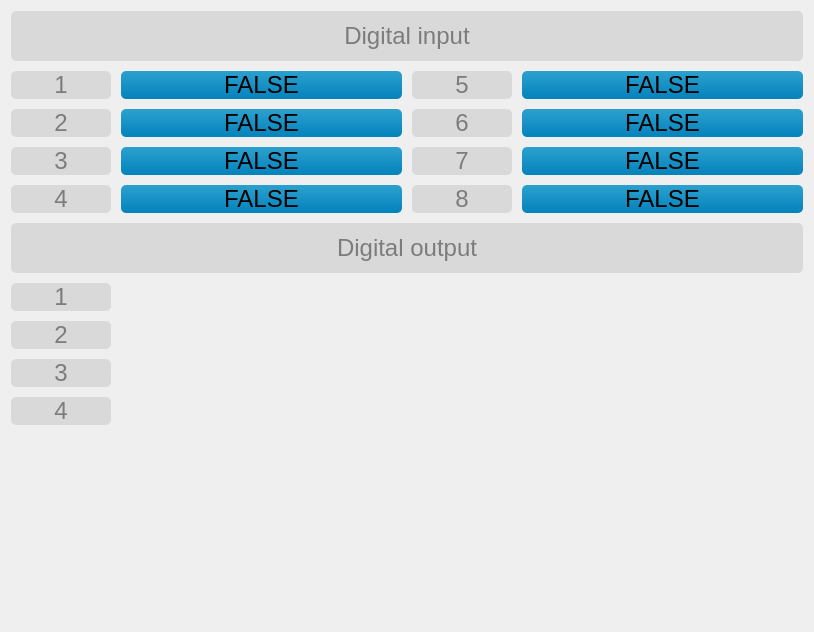
<?xml version="1.0" encoding="UTF-8"?>
<ui version="4.0">
 <class>widget_ui</class>
 <widget class="QWidget" name="widget_ui">
  <property name="geometry">
   <rect>
    <x>0</x>
    <y>0</y>
    <width>814</width>
    <height>632</height>
   </rect>
  </property>
  <property name="maximumSize">
   <size>
    <width>16777215</width>
    <height>16777214</height>
   </size>
  </property>
  <layout class="QGridLayout" name="gridLayout">
   <property name="spacing">
    <number>10</number>
   </property>
   <item row="10" column="0" colspan="4">
    <spacer name="verticalSpacer">
     <property name="orientation">
      <enum>Qt::Vertical</enum>
     </property>
     <property name="sizeHint" stdset="0">
      <size>
       <width>20</width>
       <height>40</height>
      </size>
     </property>
    </spacer>
   </item>
   <item row="4" column="3">
    <widget class="QLabel" name="digital_input8">
     <property name="minimumSize">
      <size>
       <width>150</width>
       <height>0</height>
      </size>
     </property>
     <property name="maximumSize">
      <size>
       <width>16777215</width>
       <height>60</height>
      </size>
     </property>
     <property name="styleSheet">
      <string notr="true">background-color:qlineargradient(x1: 0, y1: 0, x2: 0, y2: 1, stop: 0 #2ca1cf, stop: 1 #0482bb);
border: 2px #616763;
border-radius: 5px;
font-size: 18pt; 
font-weight:40; 
color: #000000;</string>
     </property>
     <property name="text">
      <string>FALSE</string>
     </property>
     <property name="alignment">
      <set>Qt::AlignCenter</set>
     </property>
    </widget>
   </item>
   <item row="3" column="3">
    <widget class="QLabel" name="digital_input7">
     <property name="minimumSize">
      <size>
       <width>150</width>
       <height>0</height>
      </size>
     </property>
     <property name="maximumSize">
      <size>
       <width>16777215</width>
       <height>60</height>
      </size>
     </property>
     <property name="styleSheet">
      <string notr="true">background-color:qlineargradient(x1: 0, y1: 0, x2: 0, y2: 1, stop: 0 #2ca1cf, stop: 1 #0482bb);
border: 2px #616763;
border-radius: 5px;
font-size: 18pt; 
font-weight:40; 
color: #000000;</string>
     </property>
     <property name="text">
      <string>FALSE</string>
     </property>
     <property name="alignment">
      <set>Qt::AlignCenter</set>
     </property>
    </widget>
   </item>
   <item row="1" column="0">
    <widget class="QLabel" name="label_8">
     <property name="minimumSize">
      <size>
       <width>100</width>
       <height>0</height>
      </size>
     </property>
     <property name="maximumSize">
      <size>
       <width>100</width>
       <height>16777215</height>
      </size>
     </property>
     <property name="styleSheet">
      <string notr="true">background-color:#d9d9d9;
border-radius: 5px;
font-size: 18pt; 
font-weight:40; 
color: #7c7c7c;</string>
     </property>
     <property name="text">
      <string>1</string>
     </property>
     <property name="alignment">
      <set>Qt::AlignCenter</set>
     </property>
     <property name="margin">
      <number>5</number>
     </property>
    </widget>
   </item>
   <item row="2" column="0">
    <widget class="QLabel" name="label_11">
     <property name="minimumSize">
      <size>
       <width>100</width>
       <height>0</height>
      </size>
     </property>
     <property name="maximumSize">
      <size>
       <width>100</width>
       <height>16777215</height>
      </size>
     </property>
     <property name="styleSheet">
      <string notr="true">background-color:#d9d9d9;
border-radius: 5px;
font-size: 18pt; 
font-weight:40; 
color: #7c7c7c;</string>
     </property>
     <property name="text">
      <string>2</string>
     </property>
     <property name="alignment">
      <set>Qt::AlignCenter</set>
     </property>
     <property name="margin">
      <number>5</number>
     </property>
    </widget>
   </item>
   <item row="2" column="3">
    <widget class="QLabel" name="digital_input6">
     <property name="minimumSize">
      <size>
       <width>150</width>
       <height>0</height>
      </size>
     </property>
     <property name="maximumSize">
      <size>
       <width>16777215</width>
       <height>60</height>
      </size>
     </property>
     <property name="styleSheet">
      <string notr="true">background-color:qlineargradient(x1: 0, y1: 0, x2: 0, y2: 1, stop: 0 #2ca1cf, stop: 1 #0482bb);
border: 2px #616763;
border-radius: 5px;
font-size: 18pt; 
font-weight:40; 
color: #000000;</string>
     </property>
     <property name="text">
      <string>FALSE</string>
     </property>
     <property name="alignment">
      <set>Qt::AlignCenter</set>
     </property>
    </widget>
   </item>
   <item row="5" column="0" colspan="4">
    <widget class="QLabel" name="tool_label_2">
     <property name="minimumSize">
      <size>
       <width>0</width>
       <height>50</height>
      </size>
     </property>
     <property name="maximumSize">
      <size>
       <width>16777215</width>
       <height>16777215</height>
      </size>
     </property>
     <property name="styleSheet">
      <string notr="true">background-color:#d9d9d9;
border-radius: 5px;
font-size: 18pt; 
font-weight:40; 
color: #7c7c7c;</string>
     </property>
     <property name="text">
      <string>Digital output</string>
     </property>
     <property name="textFormat">
      <enum>Qt::AutoText</enum>
     </property>
     <property name="alignment">
      <set>Qt::AlignCenter</set>
     </property>
    </widget>
   </item>
   <item row="3" column="2">
    <widget class="QLabel" name="label_16">
     <property name="minimumSize">
      <size>
       <width>100</width>
       <height>0</height>
      </size>
     </property>
     <property name="maximumSize">
      <size>
       <width>100</width>
       <height>16777215</height>
      </size>
     </property>
     <property name="styleSheet">
      <string notr="true">background-color:#d9d9d9;
border-radius: 5px;
font-size: 18pt; 
font-weight:40; 
color: #7c7c7c;</string>
     </property>
     <property name="text">
      <string>7</string>
     </property>
     <property name="alignment">
      <set>Qt::AlignCenter</set>
     </property>
     <property name="margin">
      <number>5</number>
     </property>
    </widget>
   </item>
   <item row="6" column="0">
    <widget class="QLabel" name="label_9">
     <property name="minimumSize">
      <size>
       <width>100</width>
       <height>0</height>
      </size>
     </property>
     <property name="maximumSize">
      <size>
       <width>100</width>
       <height>16777215</height>
      </size>
     </property>
     <property name="styleSheet">
      <string notr="true">background-color:#d9d9d9;
border-radius: 5px;
font-size: 18pt; 
font-weight:40; 
color: #7c7c7c;</string>
     </property>
     <property name="text">
      <string>1</string>
     </property>
     <property name="alignment">
      <set>Qt::AlignCenter</set>
     </property>
     <property name="margin">
      <number>5</number>
     </property>
    </widget>
   </item>
   <item row="1" column="1">
    <widget class="QLabel" name="digital_input1">
     <property name="sizePolicy">
      <sizepolicy hsizetype="Preferred" vsizetype="Preferred">
       <horstretch>0</horstretch>
       <verstretch>0</verstretch>
      </sizepolicy>
     </property>
     <property name="minimumSize">
      <size>
       <width>150</width>
       <height>0</height>
      </size>
     </property>
     <property name="maximumSize">
      <size>
       <width>16777215</width>
       <height>60</height>
      </size>
     </property>
     <property name="styleSheet">
      <string notr="true">background-color:qlineargradient(x1: 0, y1: 0, x2: 0, y2: 1, stop: 0 #2ca1cf, stop: 1 #0482bb);
border: 2px #616763;
border-radius: 5px;
font-size: 18pt; 
font-weight:40; 
color: #000000;</string>
     </property>
     <property name="text">
      <string>FALSE</string>
     </property>
     <property name="alignment">
      <set>Qt::AlignCenter</set>
     </property>
    </widget>
   </item>
   <item row="3" column="1">
    <widget class="QLabel" name="digital_input3">
     <property name="minimumSize">
      <size>
       <width>150</width>
       <height>0</height>
      </size>
     </property>
     <property name="maximumSize">
      <size>
       <width>16777215</width>
       <height>60</height>
      </size>
     </property>
     <property name="styleSheet">
      <string notr="true">background-color:qlineargradient(x1: 0, y1: 0, x2: 0, y2: 1, stop: 0 #2ca1cf, stop: 1 #0482bb);
border: 2px #616763;
border-radius: 5px;
font-size: 18pt; 
font-weight:40; 
color: #000000;</string>
     </property>
     <property name="text">
      <string>FALSE</string>
     </property>
     <property name="alignment">
      <set>Qt::AlignCenter</set>
     </property>
    </widget>
   </item>
   <item row="1" column="2">
    <widget class="QLabel" name="label_14">
     <property name="minimumSize">
      <size>
       <width>100</width>
       <height>0</height>
      </size>
     </property>
     <property name="maximumSize">
      <size>
       <width>100</width>
       <height>16777215</height>
      </size>
     </property>
     <property name="styleSheet">
      <string notr="true">background-color:#d9d9d9;
border-radius: 5px;
font-size: 18pt; 
font-weight:40; 
color: #7c7c7c;</string>
     </property>
     <property name="text">
      <string>5</string>
     </property>
     <property name="alignment">
      <set>Qt::AlignCenter</set>
     </property>
     <property name="margin">
      <number>5</number>
     </property>
    </widget>
   </item>
   <item row="1" column="3">
    <widget class="QLabel" name="digital_input5">
     <property name="minimumSize">
      <size>
       <width>150</width>
       <height>0</height>
      </size>
     </property>
     <property name="maximumSize">
      <size>
       <width>16777215</width>
       <height>60</height>
      </size>
     </property>
     <property name="styleSheet">
      <string notr="true">background-color:qlineargradient(x1: 0, y1: 0, x2: 0, y2: 1, stop: 0 #2ca1cf, stop: 1 #0482bb);
border: 2px #616763;
border-radius: 5px;
font-size: 18pt; 
font-weight:40; 
color: #000000;</string>
     </property>
     <property name="text">
      <string>FALSE</string>
     </property>
     <property name="alignment">
      <set>Qt::AlignCenter</set>
     </property>
    </widget>
   </item>
   <item row="0" column="0" colspan="4">
    <widget class="QLabel" name="tool_label">
     <property name="minimumSize">
      <size>
       <width>0</width>
       <height>50</height>
      </size>
     </property>
     <property name="maximumSize">
      <size>
       <width>16777215</width>
       <height>16777215</height>
      </size>
     </property>
     <property name="styleSheet">
      <string notr="true">background-color:#d9d9d9;
border-radius: 5px;
font-size: 18pt; 
font-weight:40; 
color: #7c7c7c;</string>
     </property>
     <property name="text">
      <string>Digital input</string>
     </property>
     <property name="textFormat">
      <enum>Qt::AutoText</enum>
     </property>
     <property name="alignment">
      <set>Qt::AlignCenter</set>
     </property>
    </widget>
   </item>
   <item row="4" column="0">
    <widget class="QLabel" name="label_13">
     <property name="minimumSize">
      <size>
       <width>100</width>
       <height>0</height>
      </size>
     </property>
     <property name="maximumSize">
      <size>
       <width>100</width>
       <height>16777215</height>
      </size>
     </property>
     <property name="styleSheet">
      <string notr="true">background-color:#d9d9d9;
border-radius: 5px;
font-size: 18pt; 
font-weight:40; 
color: #7c7c7c;</string>
     </property>
     <property name="text">
      <string>4</string>
     </property>
     <property name="alignment">
      <set>Qt::AlignCenter</set>
     </property>
     <property name="margin">
      <number>5</number>
     </property>
    </widget>
   </item>
   <item row="2" column="1">
    <widget class="QLabel" name="digital_input2">
     <property name="minimumSize">
      <size>
       <width>150</width>
       <height>0</height>
      </size>
     </property>
     <property name="maximumSize">
      <size>
       <width>16777215</width>
       <height>60</height>
      </size>
     </property>
     <property name="styleSheet">
      <string notr="true">background-color:qlineargradient(x1: 0, y1: 0, x2: 0, y2: 1, stop: 0 #2ca1cf, stop: 1 #0482bb);
border: 2px #616763;
border-radius: 5px;
font-size: 18pt; 
font-weight:40; 
color: #000000;</string>
     </property>
     <property name="text">
      <string>FALSE</string>
     </property>
     <property name="alignment">
      <set>Qt::AlignCenter</set>
     </property>
    </widget>
   </item>
   <item row="4" column="2">
    <widget class="QLabel" name="label_17">
     <property name="minimumSize">
      <size>
       <width>100</width>
       <height>0</height>
      </size>
     </property>
     <property name="maximumSize">
      <size>
       <width>100</width>
       <height>16777215</height>
      </size>
     </property>
     <property name="styleSheet">
      <string notr="true">background-color:#d9d9d9;
border-radius: 5px;
font-size: 18pt; 
font-weight:40; 
color: #7c7c7c;</string>
     </property>
     <property name="text">
      <string>8</string>
     </property>
     <property name="alignment">
      <set>Qt::AlignCenter</set>
     </property>
     <property name="margin">
      <number>5</number>
     </property>
    </widget>
   </item>
   <item row="4" column="1">
    <widget class="QLabel" name="digital_input4">
     <property name="minimumSize">
      <size>
       <width>150</width>
       <height>0</height>
      </size>
     </property>
     <property name="maximumSize">
      <size>
       <width>16777215</width>
       <height>60</height>
      </size>
     </property>
     <property name="styleSheet">
      <string notr="true">background-color:qlineargradient(x1: 0, y1: 0, x2: 0, y2: 1, stop: 0 #2ca1cf, stop: 1 #0482bb);
border: 2px #616763;
border-radius: 5px;
font-size: 18pt; 
font-weight:40; 
color: #000000;</string>
     </property>
     <property name="text">
      <string>FALSE</string>
     </property>
     <property name="alignment">
      <set>Qt::AlignCenter</set>
     </property>
    </widget>
   </item>
   <item row="8" column="0">
    <widget class="QLabel" name="label_20">
     <property name="minimumSize">
      <size>
       <width>100</width>
       <height>0</height>
      </size>
     </property>
     <property name="maximumSize">
      <size>
       <width>100</width>
       <height>16777215</height>
      </size>
     </property>
     <property name="styleSheet">
      <string notr="true">background-color:#d9d9d9;
border-radius: 5px;
font-size: 18pt; 
font-weight:40; 
color: #7c7c7c;</string>
     </property>
     <property name="text">
      <string>3</string>
     </property>
     <property name="alignment">
      <set>Qt::AlignCenter</set>
     </property>
     <property name="margin">
      <number>5</number>
     </property>
    </widget>
   </item>
   <item row="3" column="0">
    <widget class="QLabel" name="label_12">
     <property name="minimumSize">
      <size>
       <width>100</width>
       <height>0</height>
      </size>
     </property>
     <property name="maximumSize">
      <size>
       <width>100</width>
       <height>16777215</height>
      </size>
     </property>
     <property name="styleSheet">
      <string notr="true">background-color:#d9d9d9;
border-radius: 5px;
font-size: 18pt; 
font-weight:40; 
color: #7c7c7c;</string>
     </property>
     <property name="text">
      <string>3</string>
     </property>
     <property name="alignment">
      <set>Qt::AlignCenter</set>
     </property>
     <property name="margin">
      <number>5</number>
     </property>
    </widget>
   </item>
   <item row="2" column="2">
    <widget class="QLabel" name="label_15">
     <property name="minimumSize">
      <size>
       <width>100</width>
       <height>0</height>
      </size>
     </property>
     <property name="maximumSize">
      <size>
       <width>100</width>
       <height>16777215</height>
      </size>
     </property>
     <property name="styleSheet">
      <string notr="true">background-color:#d9d9d9;
border-radius: 5px;
font-size: 18pt; 
font-weight:40; 
color: #7c7c7c;</string>
     </property>
     <property name="text">
      <string>6</string>
     </property>
     <property name="alignment">
      <set>Qt::AlignCenter</set>
     </property>
     <property name="margin">
      <number>5</number>
     </property>
    </widget>
   </item>
   <item row="7" column="0">
    <widget class="QLabel" name="label_10">
     <property name="minimumSize">
      <size>
       <width>100</width>
       <height>0</height>
      </size>
     </property>
     <property name="maximumSize">
      <size>
       <width>100</width>
       <height>16777215</height>
      </size>
     </property>
     <property name="styleSheet">
      <string notr="true">background-color:#d9d9d9;
border-radius: 5px;
font-size: 18pt; 
font-weight:40; 
color: #7c7c7c;</string>
     </property>
     <property name="text">
      <string>2</string>
     </property>
     <property name="alignment">
      <set>Qt::AlignCenter</set>
     </property>
     <property name="margin">
      <number>5</number>
     </property>
    </widget>
   </item>
   <item row="9" column="0">
    <widget class="QLabel" name="label_19">
     <property name="minimumSize">
      <size>
       <width>100</width>
       <height>0</height>
      </size>
     </property>
     <property name="maximumSize">
      <size>
       <width>100</width>
       <height>16777215</height>
      </size>
     </property>
     <property name="styleSheet">
      <string notr="true">background-color:#d9d9d9;
border-radius: 5px;
font-size: 18pt; 
font-weight:40; 
color: #7c7c7c;</string>
     </property>
     <property name="text">
      <string>4</string>
     </property>
     <property name="alignment">
      <set>Qt::AlignCenter</set>
     </property>
     <property name="margin">
      <number>5</number>
     </property>
    </widget>
   </item>
   <item row="6" column="1">
    <layout class="QHBoxLayout" name="output1_layout"/>
   </item>
   <item row="7" column="1">
    <layout class="QHBoxLayout" name="output2_layout"/>
   </item>
   <item row="8" column="1">
    <layout class="QHBoxLayout" name="output3_layout"/>
   </item>
   <item row="9" column="1">
    <layout class="QHBoxLayout" name="output4_layout"/>
   </item>
  </layout>
 </widget>
 <layoutdefault spacing="10" margin="11"/>
 <resources/>
 <connections/>
</ui>
